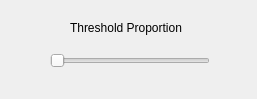
<?xml version="1.0" encoding="UTF-8"?>
<ui version="4.0">
 <class>Form</class>
 <widget class="QWidget" name="Form">
  <property name="geometry">
   <rect>
    <x>0</x>
    <y>0</y>
    <width>257</width>
    <height>99</height>
   </rect>
  </property>
  <property name="windowTitle">
   <string>Form</string>
  </property>
  <widget class="QSlider" name="FFDist">
   <property name="geometry">
    <rect>
     <x>50</x>
     <y>50</y>
     <width>160</width>
     <height>22</height>
    </rect>
   </property>
   <property name="orientation">
    <enum>Qt::Horizontal</enum>
   </property>
  </widget>
  <widget class="QLabel" name="label_threshold">
   <property name="geometry">
    <rect>
     <x>70</x>
     <y>20</y>
     <width>131</width>
     <height>16</height>
    </rect>
   </property>
   <property name="text">
    <string>Threshold Proportion</string>
   </property>
  </widget>
 </widget>
 <resources/>
 <connections/>
</ui>
